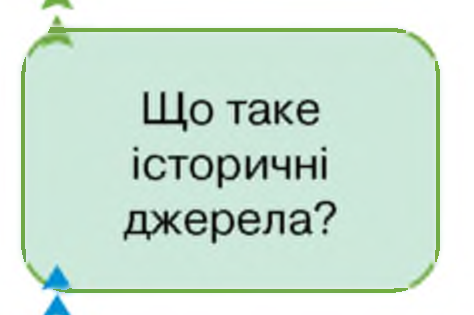
#> input picture erasure-samples/09.png, 474 x 315 px
$ python test_module_import.py
#> lines starting #> are read from the running program, lines starting #| are printed output that depends on the picture; after the words box and inside, x2 and y2 are one past the last pixel; in counts of white or black regions, pixels touching at a corner belong together
### claude_text_removal.py
#!/usr/bin/env python3
"""
Text removal from PNG images using advanced inpainting techniques.
Removes text while preserving background colors and patterns.

This module can be used both as a CLI tool and imported as a library:

CLI usage:
    python claude_text_removal.py --input image.png --output result.png

Library usage:
    from claude_text_removal import remove_text_pil, remove_text_from_image
    from PIL import Image

    # With PIL Image
    img = Image.open('input.png')
    result_img = remove_text_pil(img)
    result_img.save('output.png')

    # With file paths
    remove_text_from_image('input.png', 'output.png')
"""

import argparse
import cv2
import numpy as np
from pathlib import Path
import sys
from typing import Union

try:
    from PIL import Image
except ImportError:
    Image = None


def detect_text_mask(image):
    """
    Detect text regions in the image and create a mask.

    Args:
        image: Input image (BGR format)

    Returns:
        Binary mask where text regions are white (255)
    """
    # Convert to grayscale
    gray = cv2.cvtColor(image, cv2.COLOR_BGR2GRAY)

    # Calculate image dimensions and area
    img_height, img_width = image.shape[:2]
    img_area = img_height * img_width

    # Get image statistics to determine background
    mean_intensity = np.mean(gray)

    # Create multiple masks using different techniques
    masks = []

    # Method 1: Stroke Width Transform approximation using morphological operations
    # Detect dark text on light background
    if mean_intensity > 127:
        # Light background - look for dark text
        _, binary = cv2.threshold(gray, 0, 255, cv2.THRESH_BINARY_INV + cv2.THRESH_OTSU)
        masks.append(binary)

        # Also try adaptive threshold
        adaptive = cv2.adaptiveThreshold(gray, 255, cv2.ADAPTIVE_THRESH_GAUSSIAN_C,
                                         cv2.THRESH_BINARY_INV, 15, 8)
        masks.append(adaptive)
    else:
        # Dark background - look for light text
        _, binary = cv2.threshold(gray, 0, 255, cv2.THRESH_BINARY + cv2.THRESH_OTSU)
        masks.append(binary)

    # Method 2: Color-based detection
    hsv = cv2.cvtColor(image, cv2.COLOR_BGR2HSV)

    # Detect black/dark text (most common)
    lower_dark = np.array([0, 0, 0])
    upper_dark = np.array([180, 255, 100])
    dark_mask = cv2.inRange(hsv, lower_dark, upper_dark)
    masks.append(dark_mask)

    # Detect any saturated colored text (any hue with high saturation)
    # This catches blue, red, green, yellow, cyan, magenta text, etc.
    # High saturation with reasonable brightness indicates colored text
    lower_colored = np.array([0, 100, 50])  # Any hue, high saturation, decent brightness
    upper_colored = np.array([180, 255, 255])
    colored_mask = cv2.inRange(hsv, lower_colored, upper_colored)

    # Filter colored mask to only keep text-sized regions
    # Remove large colored regions that are likely decorative elements
    colored_contours, _ = cv2.findContours(colored_mask, cv2.RETR_EXTERNAL, cv2.CHAIN_APPROX_SIMPLE)
    filtered_colored_mask = np.zeros_like(colored_mask)
    for contour in colored_contours:
        area = cv2.contourArea(contour)
        # Only keep small colored regions (text), not large shapes
        if area < img_area * 0.05:  # Less than 5% of image
            cv2.drawContours(filtered_colored_mask, [contour], -1, 255, -1)

    masks.append(filtered_colored_mask)

    # Method 3: Variance-based detection (text has high local variance)
    # Calculate local variance using a sliding window
    kernel_size = 5
    kernel = np.ones((kernel_size, kernel_size), np.float32) / (kernel_size * kernel_size)

    gray_float = gray.astype(np.float32)
    mean_local = cv2.filter2D(gray_float, -1, kernel)
    mean_sq_local = cv2.filter2D(gray_float**2, -1, kernel)
    variance = mean_sq_local - mean_local**2

    # Normalize variance
    variance = cv2.normalize(variance, None, 0, 255, cv2.NORM_MINMAX)
    variance = variance.astype(np.uint8)

    # Threshold high variance regions
    _, variance_mask = cv2.threshold(variance, 0, 255, cv2.THRESH_BINARY + cv2.THRESH_OTSU)
    masks.append(variance_mask)

    # Combine all masks
    combined_mask = np.zeros_like(gray)
    for mask in masks:
        combined_mask = cv2.bitwise_or(combined_mask, mask)

    # Morphological operations to clean up
    # Remove small noise
    kernel_open = cv2.getStructuringElement(cv2.MORPH_ELLIPSE, (2, 2))
    combined_mask = cv2.morphologyEx(combined_mask, cv2.MORPH_OPEN, kernel_open)

    # Close small gaps in text
    kernel_close = cv2.getStructuringElement(cv2.MORPH_ELLIPSE, (2, 2))
    combined_mask = cv2.morphologyEx(combined_mask, cv2.MORPH_CLOSE, kernel_close)

    # Filter contours by characteristics typical of text
    contours, _ = cv2.findContours(combined_mask, cv2.RETR_EXTERNAL, cv2.CHAIN_APPROX_SIMPLE)

    # Create refined mask with only text-like regions
    refined_mask = np.zeros_like(combined_mask)

    text_contours = []

    for contour in contours:
        area = cv2.contourArea(contour)

        # Skip very small specks
        if area < 20:
            continue

        # Skip very large regions (probably not text)
        if area > img_area * 0.6:
            continue

        x, y, w, h = cv2.boundingRect(contour)

        # Skip regions that are too large relative to image
        # Use 0.95 threshold to allow text that spans most of small images
        if w > img_width * 0.95 and h > img_height * 0.95:
            continue

        # Check aspect ratio (text characters/words have reasonable ratios)
        if w > 0 and h > 0:
            aspect_ratio = max(w, h) / min(w, h)

            # Individual characters: roughly square to moderately elongated
            # Text lines: can be quite wide
            if aspect_ratio > 30:  # Too extreme
                continue

        # Check if region has sufficient density (text should have reasonable fill)
        hull = cv2.convexHull(contour)
        hull_area = cv2.contourArea(hull)
        if hull_area > 0:
            solidity = area / hull_area
            if solidity < 0.2:  # Too sparse, probably not text
                continue

        text_contours.append(contour)

    # Draw all text contours
    cv2.drawContours(refined_mask, text_contours, -1, 255, -1)

    # Final dilation to ensure we cover text edges and any remaining artifacts
    kernel_dilate = cv2.getStructuringElement(cv2.MORPH_ELLIPSE, (5, 5))
    refined_mask = cv2.dilate(refined_mask, kernel_dilate, iterations=3)

    return refined_mask


def inpaint_text_regions(image, mask):
    """
    Remove text by inpainting the masked regions.

    Args:
        image: Input image (BGR format)
        mask: Binary mask of text regions

    Returns:
        Image with text removed
    """
    # Use Navier-Stokes based inpainting (better for texture preservation)
    result = cv2.inpaint(image, mask, inpaintRadius=5, flags=cv2.INPAINT_NS)

    # Also try Telea algorithm and blend
    result_telea = cv2.inpaint(image, mask, inpaintRadius=5, flags=cv2.INPAINT_TELEA)

    # Blend both results for better quality
    result = cv2.addWeighted(result, 0.6, result_telea, 0.4, 0)

    return result


def pil_to_cv2(pil_image):
    """
    Convert PIL Image to OpenCV format (BGR).

    Args:
        pil_image: PIL Image object

    Returns:
        OpenCV image (numpy array in BGR format)
    """
    if Image is None:
        raise ImportError("PIL/Pillow is required for PIL image support. Install with: pip install Pillow")

    # Convert PIL Image to numpy array (RGB)
    if pil_image.mode != 'RGB':
        pil_image = pil_image.convert('RGB')

    image_rgb = np.array(pil_image)

    # Convert RGB to BGR (OpenCV format)
    image_bgr = cv2.cvtColor(image_rgb, cv2.COLOR_RGB2BGR)

    return image_bgr


def cv2_to_pil(cv2_image):
    """
    Convert OpenCV image (BGR) to PIL Image.

    Args:
        cv2_image: OpenCV image (numpy array in BGR format)

    Returns:
        PIL Image object
    """
    if Image is None:
        raise ImportError("PIL/Pillow is required for PIL image support. Install with: pip install Pillow")

    # Convert BGR to RGB
    image_rgb = cv2.cvtColor(cv2_image, cv2.COLOR_BGR2RGB)

    # Convert to PIL Image
    pil_image = Image.fromarray(image_rgb)

    return pil_image


def remove_text_pil(pil_image, verbose=False):
    """
    Remove text from a PIL Image.

    Args:
        pil_image: PIL Image object
        verbose: If True, print processing information

    Returns:
        PIL Image object with text removed
    """
    if verbose:
        print(f"Processing PIL image...")
        print(f"Image size: {pil_image.width}x{pil_image.height}")

    # Convert PIL to OpenCV format
    cv2_image = pil_to_cv2(pil_image)

    # Detect text regions
    if verbose:
        print("Detecting text regions...")
    mask = detect_text_mask(cv2_image)

    # Count text pixels
    if verbose:
        text_pixels = np.sum(mask > 0)
        total_pixels = mask.shape[0] * mask.shape[1]
        text_percentage = (text_pixels / total_pixels) * 100
        print(f"Text coverage: {text_percentage:.2f}%")

    # Inpaint text regions
    if verbose:
        print("Removing text...")
    result_cv2 = inpaint_text_regions(cv2_image, mask)

    # Convert back to PIL
    result_pil = cv2_to_pil(result_cv2)

    if verbose:
        print("Processing complete!")

    return result_pil


def remove_text_from_image(input_path, output_path, verbose=True):
    """
    Remove text from an image file.

    Args:
        input_path: Path to input image file (string or Path object)
        output_path: Path to save output image file (string or Path object)
        verbose: If True, print processing information

    Returns:
        OpenCV image (BGR format) with text removed
    """
    # Read image
    image = cv2.imread(str(input_path))
    if image is None:
        raise ValueError(f"Could not read image: {input_path}")

    if verbose:
        print(f"Processing image: {input_path}")
        print(f"Image size: {image.shape[1]}x{image.shape[0]}")

    # Detect text regions
    if verbose:
        print("Detecting text regions...")
    mask = detect_text_mask(image)

    # Count text pixels
    if verbose:
        text_pixels = np.sum(mask > 0)
        total_pixels = mask.shape[0] * mask.shape[1]
        text_percentage = (text_pixels / total_pixels) * 100
        print(f"Text coverage: {text_percentage:.2f}%")

    # Inpaint text regions
    if verbose:
        print("Removing text...")
    result = inpaint_text_regions(image, mask)

    # Ensure output directory exists
    output_path = Path(output_path)
    output_path.parent.mkdir(parents=True, exist_ok=True)

    # Save result
    cv2.imwrite(str(output_path), result)
    if verbose:
        print(f"Result saved to: {output_path}")

    return result


# [42 lines left out: function main, not called in this run]


# [2 lines that do not run on import are left out]

### test_module_import.py
#!/usr/bin/env python3
"""Test script to verify the module can be imported and used with PIL Images."""

from PIL import Image
from pathlib import Path
from claude_text_removal import remove_text_pil, remove_text_from_image

def test_pil_usage():
    """Test using PIL Image directly."""
    print("=" * 60)
    print("Test 1: Using PIL Image")
    print("=" * 60)

    input_path = Path("erasure-samples/09.png")
    output_path = Path("test/09_pil.png")

    # Load image with PIL
    img = Image.open(input_path)
#> img is the input picture: PIL image 474x315 RGBA; mean R, G, B, A 206.2, 227, 214.6, 255
    print(f"Loaded PIL image: {img.width}x{img.height}, mode={img.mode}")
#| Loaded PIL image: 474x315, mode=RGBA

    # Remove text
    result_img = remove_text_pil(img, verbose=True)
#| Image size: 474x315
#> in detect_text_mask, `mean_intensity = np.mean(gray)`: mean_intensity = 219.3
#> in detect_text_mask, `_, binary = cv2.threshold(gray, 0, 255, cv2.THRESH_BINARY_INV + cv2.TH..`:
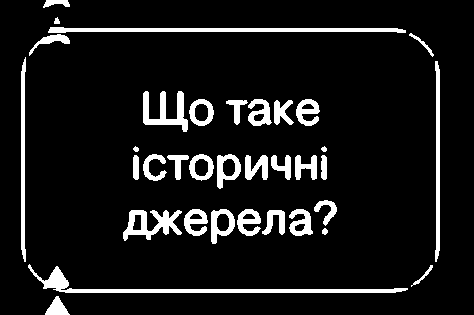
#> binary: shape (315, 474); 9.2% white; 35 white regions, largest, box (x1, y1, x2, y2) and area: (28, 264, 408, 293) 1810, (48, 27, 406, 33) 1458, (123, 210, 182, 241) 888
#> in detect_text_mask, `colored_mask = cv2.inRange(hsv, lower_colored, upper_colored)`:
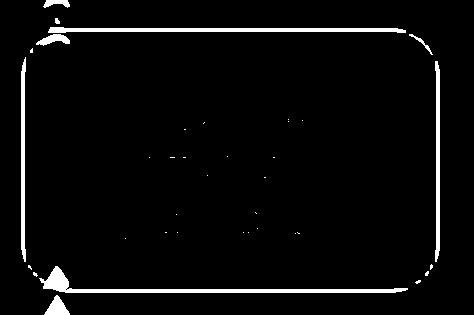
#> colored_mask: shape (315, 474); 3.8% white; 37 white regions (28 under 20 px)
#> in detect_text_mask, `colored_contours, _ = cv2.findContours(colored_mask, cv2.RETR_EXTERNAL..`: colored_contours = 37 contours, 29 with area under 20; largest, box (x1, y1, x2, y2) and area: (39, 266, 408, 293) 1420, (48, 27, 406, 33) 1098, (435, 61, 440, 262) 592, (21, 57, 26, 262) 592, (44, 295, 70, 315) 254, (36, 34, 70, 46) 184, (43, 0, 70, 8) 104, (409, 34, 433, 55) 50
#> the loop in detect_text_mask, `for contour in colored_contours:` made 37 passes
#> area on passes 1, 5, 30, 31, 33, 34, 35, 37: 254, 1420, 591.5, 591.5, 49.5, 184, 1097.5, 104.5
#> in detect_text_mask, `mean_sq_local = cv2.filter2D(gray_float**2, -1, kernel)`:
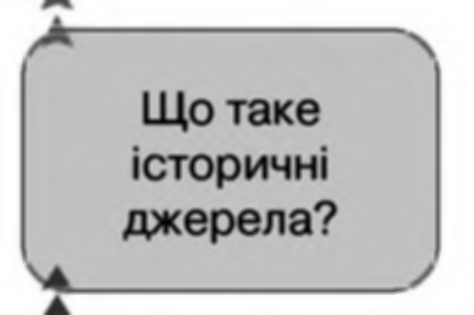
#> mean_sq_local: shape (315, 474) float32; min 787.8, max 65025, mean 49824.2; drawn with min black and max white
#> the loop in detect_text_mask, `for mask in masks:` made 5 passes
#> after the loop in detect_text_mask, `for mask in masks:`:
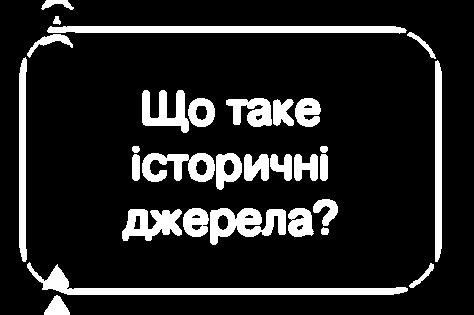
#> combined_mask: shape (315, 474); 14% white; 30 white regions, largest, box (x1, y1, x2, y2) and area: (27, 262, 408, 295) 2919, (47, 26, 407, 34) 2470, (210, 208, 286, 245) 1619
#> in detect_text_mask, `kernel_open = cv2.getStructuringElement(cv2.MORPH_ELLIPSE, (2, 2))`: kernel_open = [[0, 1], [1, 1]]
#> in detect_text_mask, `combined_mask = cv2.morphologyEx(combined_mask, cv2.MORPH_CLOSE, kerne..`:
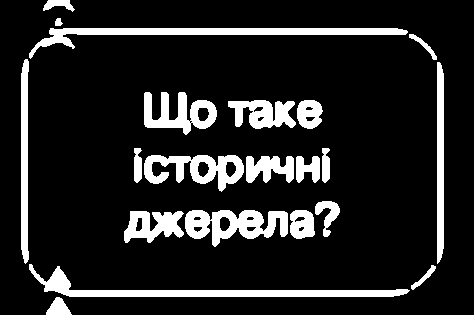
#> combined_mask: shape (315, 474); 14% white; 21 white regions
#> in detect_text_mask, `contours, _ = cv2.findContours(combined_mask, cv2.RETR_EXTERNAL, cv2.C..`: contours = 21 contours; largest, box (x1, y1, x2, y2) and area: (29, 264, 410, 297) 2536, (29, 28, 408, 59) 2398, (185, 210, 288, 247) 2204, (144, 155, 244, 192) 1916, (144, 92, 217, 135) 1581
#> the loop in detect_text_mask, `for contour in contours:` made 21 passes
#> (area, x, y, w, h, aspect_ratio, hull_area, solidity) on passes 1 to 8: (257.5, 46, 297, 26, 18, 1.44, 269.5, 0.955), (123, 411, 265, 25, 25, 1, 178.5, 0.689), (2535.5, 29, 264, 381, 33, 11.55, 7077, 0.358), (1173.5, 124, 211, 60, 32, 1.88, 1668.5, 0.703), (578, 290, 210, 25, 29, 1.16, 603.5, 0.958), (2204.5, 185, 210, 103, 37, 2.78, 3076.5, 0.717), (357, 315, 201, 25, 36, 1.44, 585.5, 0.61), (397, 296, 156, 24, 27, 1.12, 585, 0.679)
#> after the loop in detect_text_mask, `for contour in contours:`: text_contours has the same summary as contours
#> in detect_text_mask, `kernel_dilate = cv2.getStructuringElement(cv2.MORPH_ELLIPSE, (5, 5))`: kernel_dilate = [[0, 0, 1, 0, 0], [1, 1, 1, 1, 1], [1, 1, 1, 1, 1], [1, 1, 1, 1, 1], [0, 0, 1, 0, 0]]
#> in detect_text_mask, `refined_mask = cv2.dilate(refined_mask, kernel_dilate, iterations=3)`:
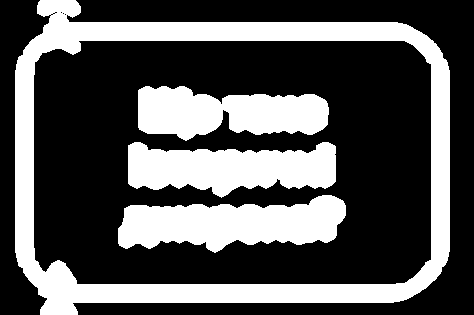
#> refined_mask: shape (315, 474); 33.6% white; 4 white regions, box (x1, y1, x2, y2) and area: (15, 0, 450, 315) 25878, (118, 195, 346, 253) 8753, (128, 142, 336, 198) 8073, (138, 86, 329, 141) 7416
#> in remove_text_pil, `text_pixels = np.sum(mask > 0)`: text_pixels = 50120
#> in remove_text_pil, `text_percentage = (text_pixels / total_pixels) * 100`: text_percentage = 33.57
#| Text coverage: 33.57%
#> in inpaint_text_regions, `result = cv2.inpaint(image, mask, inpaintRadius=5, flags=cv2.INPAINT_NS)`:
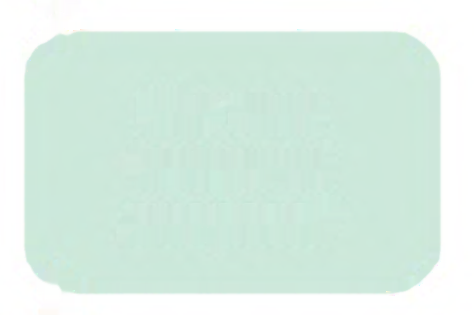
#> result: shape (315, 474, 3); mean B, G, R 228.8, 238.4, 218.7

    # Save result
    output_path.parent.mkdir(parents=True, exist_ok=True)
    result_img.save(output_path)
    print(f"Saved result to: {output_path}\n")

def test_file_usage():
    """Test using file paths directly."""
    print("=" * 60)
    print("Test 2: Using file paths")
    print("=" * 60)

    remove_text_from_image(
        "erasure-samples/09.png",
        "test/09_file.png",
        verbose=True
    )
#| Image size: 474x315
#> the loop in detect_text_mask (call 2), `for contour in colored_contours:` made 37 passes
#> the loop in detect_text_mask (call 2), `for mask in masks:` made 5 passes
#> the loop in detect_text_mask (call 2), `for contour in contours:` made 21 passes
#> in remove_text_from_image, `text_pixels = np.sum(mask > 0)`: text_pixels = 50120
#> in remove_text_from_image, `text_percentage = (text_pixels / total_pixels) * 100`: text_percentage = 33.57
#| Text coverage: 33.57%
    print()

if __name__ == "__main__":
    print("Testing claude_text_removal as an importable module\n")

    test_pil_usage()
    test_file_usage()

    print("All tests completed successfully!")

$ run again, with erasure-samples/01.png copied over erasure-samples/09.png
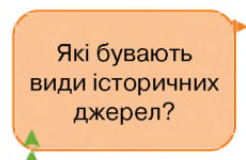
#> input picture erasure-samples/01.png, 246 x 160 px
#> in test_pil_usage, img is the input picture: PIL image 246x160 RGBA; mean R, G, B, A 235.9, 193.9, 157.5, 255
#| Loaded PIL image: 246x160, mode=RGBA
#| Image size: 246x160
#> mean_intensity = 202.3
#> binary: shape (160, 246); 7.1% white in thin lines or dots, all inside (x1, y1, x2, y2) = (24, 43, 219, 160)
#> adaptive: shape (160, 246); 11.3% white in thin lines or dots, all inside (x1, y1, x2, y2) = (12, 10, 246, 160)
#> hsv: shape (160, 246, 3); mean H, S, V 18.1, 87.9, 236.2
#> dark_mask: shape (160, 246); 4.3% white in thin lines or dots, all inside (x1, y1, x2, y2) = (31, 43, 218, 124)
#> in detect_text_mask, `colored_mask = cv2.inRange(hsv, lower_colored, upper_colored)`:
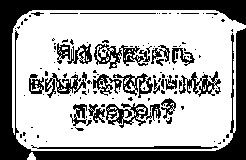
#> colored_mask: shape (160, 246); 64.8% white; 123 black regions (96 under 20 px)
#> colored_contours = 2 contours; box (x1, y1, x2, y2) and area: (12, 10, 246, 151) 30506, (27, 152, 36, 160) 34
#> the loop in detect_text_mask, `for contour in colored_contours:` made 2 passes
#> area on passes 1 to 2: 34.5, 30505.5
#> variance_mask: shape (160, 246); 14.7% white; 11 white regions (4 under 20 px), largest, box (x1, y1, x2, y2) and area: (96, 42, 193, 67) 1365, (92, 73, 192, 97) 1290, (72, 105, 161, 126) 1250
#> the loop in detect_text_mask, `for mask in masks:` made 5 passes
#> kernel_open = [[0, 1], [1, 1]]
#> contours = 9 contours; largest, box (x1, y1, x2, y2) and area: (94, 75, 221, 99) 1500, (74, 102, 178, 128) 1334, (98, 44, 195, 69) 1271, (31, 78, 89, 96) 758, (58, 44, 92, 65) 489
#> the loop in detect_text_mask, `for contour in contours:` made 9 passes
#> (area, x, y, w, h, aspect_ratio, hull_area, solidity) on passes 1 to 8: (272.5, 28, 135, 207, 25, 8.28, 2485.5, 0.11), (138.5, 17, 132, 24, 19, 1.26, 267.5, 0.518), (1333.5, 74, 102, 104, 26, 4, 2009, 0.664), (757.5, 31, 78, 58, 18, 3.22, 896.5, 0.845), (1500, 94, 75, 127, 24, 5.29, 2321.5, 0.646), (1271, 98, 44, 97, 25, 3.88, 1815, 0.7), (489, 58, 44, 34, 21, 1.62, 620, 0.789), (215.5, 222, 15, 24, 119, 4.96, 1445, 0.149)
#> after the loop in detect_text_mask, `for contour in contours:`: text_contours = 6 contours; box (x1, y1, x2, y2) and area: (94, 75, 221, 99) 1500, (74, 102, 178, 128) 1334, (98, 44, 195, 69) 1271, (31, 78, 89, 96) 758, (58, 44, 92, 65) 489, (17, 132, 41, 151) 138
#> kernel_dilate = [[0, 0, 1, 0, 0], [1, 1, 1, 1, 1], [1, 1, 1, 1, 1], [1, 1, 1, 1, 1], [0, 0, 1, 0, 0]]
#> in remove_text_pil, `text_pixels = np.sum(mask > 0)`: text_pixels = 13343
#> in remove_text_pil, `text_percentage = (text_pixels / total_pixels) * 100`: text_percentage = 33.9
#| Text coverage: 33.90%
#> in inpaint_text_regions, `result = cv2.inpaint(image, mask, inpaintRadius=5, flags=cv2.INPAINT_NS)`:
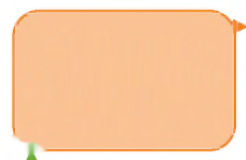
#> result: shape (160, 246, 3); mean B, G, R 165.5, 204.4, 249.7
#| Image size: 246x160
#> the loop in detect_text_mask (call 2), `for contour in colored_contours:` made 2 passes
#> the loop in detect_text_mask (call 2), `for mask in masks:` made 5 passes
#> the loop in detect_text_mask (call 2), `for contour in contours:` made 9 passes
#> in remove_text_from_image, `text_pixels = np.sum(mask > 0)`: text_pixels = 13343
#> in remove_text_from_image, `text_percentage = (text_pixels / total_pixels) * 100`: text_percentage = 33.9
#| Text coverage: 33.90%
